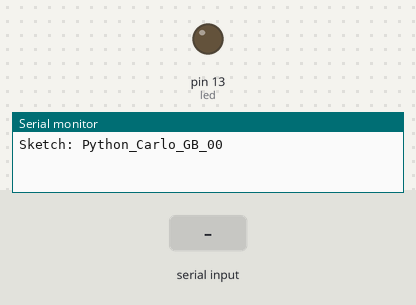
A sketch run on a simulated Arduino Uno, built with avr-gcc and run on an emulated ATmega328P. On the bench: output pins drawn as LEDs (lit = HIGH), the last lines printed to the serial monitor. The test bench sets the inputs (shaded band).

Above: at 1.2 s.
1.3 s: "L" received over Serial
At 2.3 s:
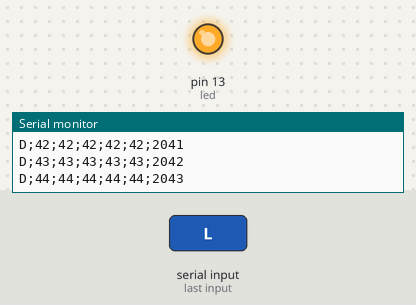
4.3 s: "P" received over Serial
5.8 s: "1" received over Serial
Timing chart, 0 to 8.8 s (numbered marks = the images above; inputs shaded):
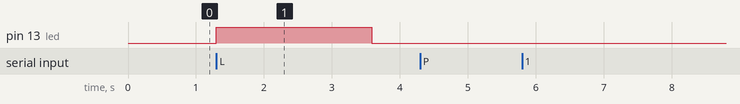

Measured:
- after the input at 1.3 s, pin 13 (led): LOW → HIGH at once, → LOW 2.3 s later

The sketch:

Python_Carlo_GB_01.ino
```cpp
/*
  Clock Calendar con il chip DS1307.


  Visualizzazione su Serial Monitor e su
                     LCD alfanumerico I2c
  ....................................................................
  Comandi inviabili da un Serial monitor
  --------------------------------------------------------------------
  Aggiornamento Clock Calendar da Terminale
  Inserire: #, ore, minuti, secondi, giorno, mese, anno, /
  Esempio: #14130516052013/
           #=controllo, 14=ore,   13=minuti, 05=secondi,
          16=giorno,    05=mese,  2013=anno, /=controllo
  --------------------------------------------------------------------
  Aggiornamento intervallo letture termometri
  Inserire: * + un numero da 1 a 59 (minuti)
            il numero verrà messo in EEPROM interna.
  Esempio: *02/ (intervallo letture = 2 minuti)
  --------------------------------------------------------------------
  Lettura EEprom e visualizzazione su Serial Port
  Inserire: ?
  Esempio: ?/
  --------------------------------------------------------------------
  Visualizzazione nome programma, parametri:
  Inserire: v
*/

char Sketch[]="Sketch: Python_Carlo_GB_00";

char ricevuto;     //Un byte ricevuto dalla porta seriale.
int scelta;

const int N_dati=100;
int led = 13;
int ore=1;
int minuti=1;
int secondi=1;
int giorno=1;
int mese=1;
int anno=2000;


//---Prototipi delle funzioni---------------------------------------------------

//---Predisposizione------------------------------------------------------
void setup(){
  Serial.begin(9600);
Serial.println(Sketch);
pinMode(led, OUTPUT);
digitalWrite(led, LOW);
}
//---Ciclo principale-----------------------------------------------------
void loop(){
  if(Serial.available()>0){      //Se ci sono caratteri in arrivo.
    ricevuto=Serial.read();      //Legge un byte dalla seriale.
    scelta = ricevuto;
    switch (scelta) {
      case 76: // Carattere L
        Invia_dati();
        break;
      case 80: // Carattere P
        Serial.println(ricevuto);
        break;
      default:
        Serial.println("nulla da fare!");
}
}
}

 void Invia_dati(void){
   digitalWrite(led, HIGH);
   Serial.println("S");
   for (int i=0; i<N_dati; i++){
    Serial.print("D");
    Serial.print(";");
    Serial.print(ore);
    ore ++;
    Serial.print(";");
    Serial.print(minuti);
    minuti ++;
    Serial.print(";");
    Serial.print(secondi);
    secondi ++;
    Serial.print(";");
    Serial.print(giorno);
    giorno ++;
    Serial.print(";");
    Serial.print(mese);
    mese ++;
    Serial.print(";");
    Serial.println(anno);
    anno ++;
  }
 Serial.println("E");
 digitalWrite(led, LOW);
}

//---Invio EEprom I2c al terminale--------------------------------------------

//---Scrive su EEprom I2C la temperatura rilevata-----------------------------

//---Legge da EEprom I2C la temperaura----------------------------------------

//---Ricerca sonde inserite-----------------------------------------------------

//---Lettura termometri---------------------------------------

//---Stampa indirizzo sul monitor -----------------------------------

//---Controlla indirizzo---------------------------------------------

//---Visualizza Orario-------------------------------------------------

//---Aggiorna Orologio-------------------------------------------------

//---Vusualizza stringhe-----------------------------------------------

//---Visualizzazione mesaggi--------------------------------------------------
```
